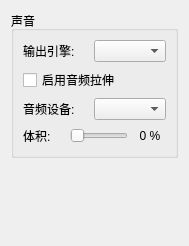
<?xml version="1.0" encoding="UTF-8"?>
<ui version="4.0">
 <class>ConfigureAudio</class>
 <widget class="QWidget" name="ConfigureAudio">
  <property name="geometry">
   <rect>
    <x>0</x>
    <y>0</y>
    <width>188</width>
    <height>246</height>
   </rect>
  </property>
  <layout class="QVBoxLayout">
   <item>
    <widget class="QGroupBox" name="groupBox">
     <property name="title">
      <string>声音</string>
     </property>
     <layout class="QVBoxLayout">
      <item>
       <layout class="QHBoxLayout">
        <item>
         <widget class="QLabel" name="label_1">
          <property name="text">
           <string>输出引擎:</string>
          </property>
         </widget>
        </item>
        <item>
         <widget class="QComboBox" name="output_sink_combo_box"/>
        </item>
       </layout>
      </item>
       <item>
         <widget class="QCheckBox" name="toggle_audio_stretching">
           <property name="toolTip">
             <string>这种后处理效果的音频调节速度相匹配的仿真速度，并有助于防止音频卡顿。然而，这增加了音频延迟.</string>
           </property>
           <property name="text">
             <string>启用音频拉伸</string>
           </property>
         </widget>
       </item>
      <item>
       <layout class="QHBoxLayout">
        <item>
         <widget class="QLabel" name="label_2">
          <property name="text">
           <string>音频设备:</string>
          </property>
         </widget>
        </item>
        <item>
         <widget class="QComboBox" name="audio_device_combo_box"/>
        </item>
       </layout>
      </item>
      <item>
       <layout class="QHBoxLayout" name="horizontalLayout_2">
        <property name="topMargin">
         <number>0</number>
        </property>
        <item>
         <widget class="QLabel" name="label_3">
          <property name="text">
           <string>体积:</string>
          </property>
         </widget>
        </item>
        <item>
         <spacer name="horizontalSpacer">
          <property name="orientation">
           <enum>Qt::Horizontal</enum>
          </property>
          <property name="sizeHint" stdset="0">
           <size>
            <width>40</width>
            <height>20</height>
           </size>
          </property>
         </spacer>
        </item>
        <item>
         <widget class="QSlider" name="volume_slider">
          <property name="sizePolicy">
           <sizepolicy hsizetype="Expanding" vsizetype="Fixed">
            <horstretch>0</horstretch>
            <verstretch>0</verstretch>
           </sizepolicy>
          </property>
          <property name="maximum">
           <number>100</number>
          </property>
          <property name="pageStep">
           <number>10</number>
          </property>
          <property name="orientation">
           <enum>Qt::Horizontal</enum>
          </property>
         </widget>
        </item>
        <item>
         <widget class="QLabel" name="volume_indicator">
          <property name="minimumSize">
           <size>
            <width>32</width>
            <height>0</height>
           </size>
          </property>
          <property name="text">
           <string>0 %</string>
          </property>
          <property name="alignment">
           <set>Qt::AlignCenter</set>
          </property>
         </widget>
        </item>
       </layout>
      </item>
     </layout>
    </widget>
   </item>
   <item>
    <spacer>
     <property name="orientation">
      <enum>Qt::Vertical</enum>
     </property>
     <property name="sizeHint" stdset="0">
      <size>
       <width>167</width>
       <height>55</height>
      </size>
     </property>
    </spacer>
   </item>
  </layout>
 </widget>
 <resources/>
 <connections/>
</ui>
